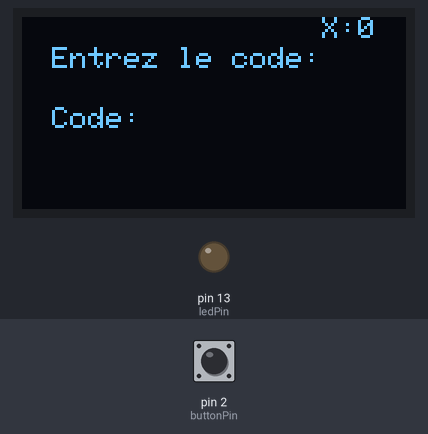
A sketch run on a simulated Arduino Uno, built with avr-gcc and run on an emulated ATmega328P. Shown: 128×64 one-colour display, output pins drawn as LEDs (lit = HIGH). The inputs (shaded band) are chosen by the test bench; at power-on: pin 2 (buttonPin) HIGH. What the sketch prints to the serial monitor is not drawn.

Above: at 1.2 s.
1.3 s: pin 2 (buttonPin) pulled LOW for 0.15 s
At 2.5 s:
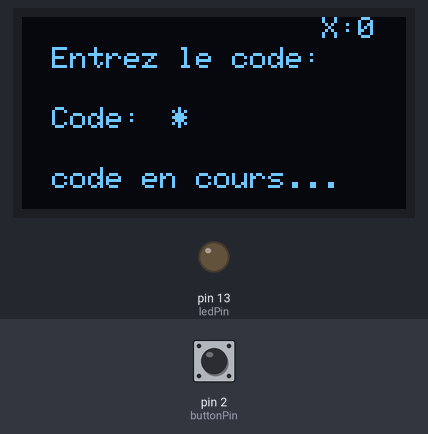
2.9 s: pin 2 (buttonPin) pulled LOW for 1 s
At 3.8 s:
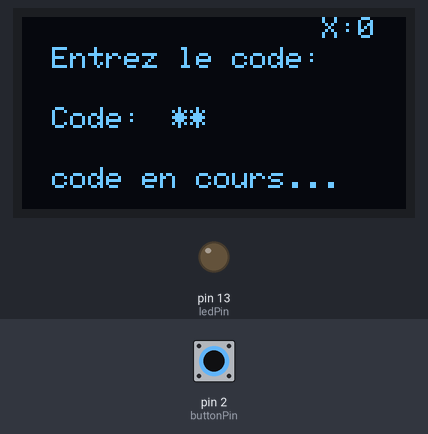
5.4 s: pin 2 (buttonPin) pulled LOW for 3.2 s
At 9.7 s:
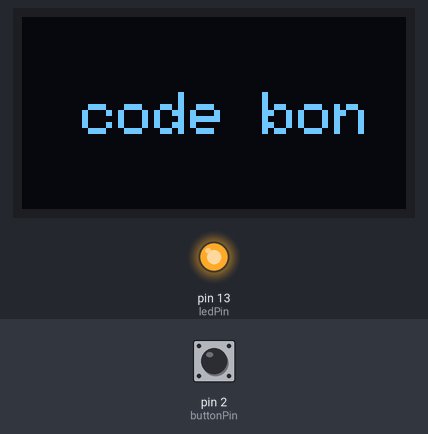
11.6 s: pin 2 (buttonPin) pulsed LOW 5 times (0.12 s each, 0.3 s apart)
At 13.7 s:
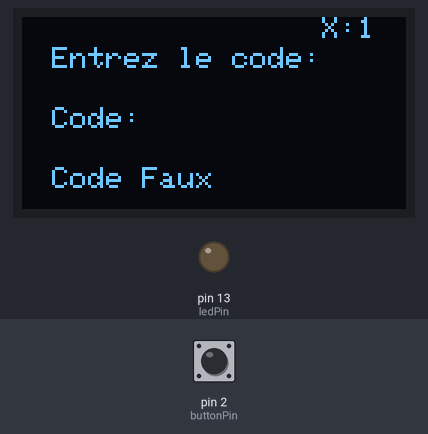
14.6 s: pin 2 (buttonPin) pulled LOW for 1 s
At 16.0 s:
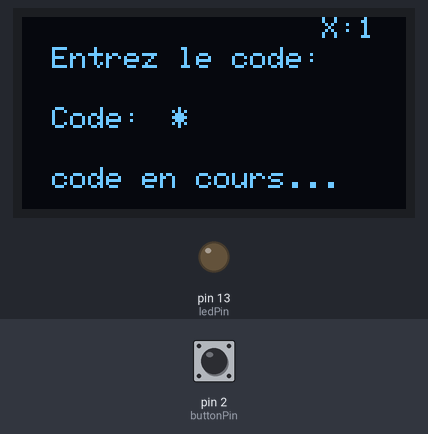
17.1 s: pin 2 (buttonPin) pulled LOW for 0.15 s
At 18.4 s:
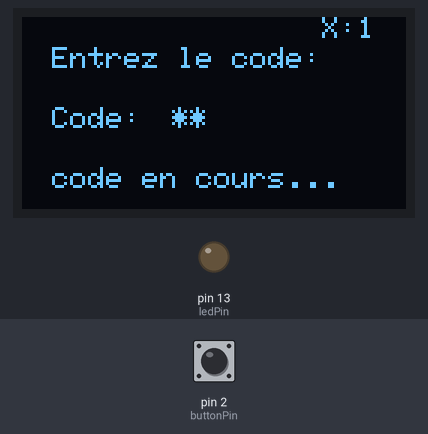
Timing chart, 0 to 20.1 s (numbered marks = the images above; inputs shaded):
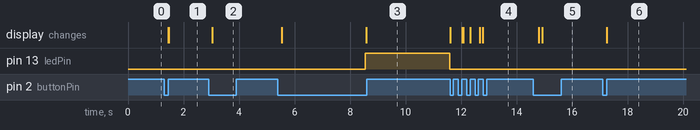

The sketch:

ecron_bouton.ino
```cpp
#include <Adafruit_GFX.h>
#include <Adafruit_SSD1306.h>
#include <SPI.h>

// OLED config
#define SCREEN_WIDTH 128
#define SCREEN_HEIGHT 64
#define OLED_DC     9
#define OLED_CS     10
#define OLED_RESET  8
Adafruit_SSD1306 display(SCREEN_WIDTH, SCREEN_HEIGHT, &SPI, OLED_DC, OLED_RESET, OLED_CS);

// Bouton & LED
const int buttonPin = 2;
const int ledPin = 13;

int buttonState = HIGH;
int lastButtonState = HIGH;
int pressCount = 0;
unsigned long buttonPressStartTime = 0;
unsigned long codeStartTime = 0;
bool codeValid = false;
unsigned long debounceDelay = 50;
unsigned long lastDebounceTime = 0;
int failedAttempts = 0;

void setup() {
  Serial.begin(9600);
  pinMode(buttonPin, INPUT_PULLUP);
  pinMode(ledPin, OUTPUT);

  display.begin();
  display.setTextColor(WHITE);
  resetDisplay("");
  Serial.println("Système prêt. Entrez le code.");
}

void loop() {
  if (codeValid) {
    // Remise à zéro des échecs quand code est bon
    failedAttempts = 0;

    delay(3000);
    digitalWrite(ledPin, LOW);
    codeValid = false;
    resetDisplay("");
    return;
  }

  // Si trop d'échecs, alerte intrusion
  if (failedAttempts >= 3) {
    intrusionAlert();
    failedAttempts = 0;  // Remise à zéro après alerte
    resetDisplay("");
    return;
  }

  int reading = digitalRead(buttonPin);
  Serial.print("Lecture bouton : ");
  Serial.println(reading);

  if (reading != lastButtonState) {
    lastDebounceTime = millis();
  }

  if ((millis() - lastDebounceTime) > debounceDelay) {
    if (reading != buttonState) {
      buttonState = reading;

      if (buttonState == LOW) {
        pressCount++;
        Serial.print("Pression n°");
        Serial.println(pressCount);

        if (pressCount == 1) {
          codeStartTime = millis();
          // Affiche "code en cours..." en bas dès la 1ère pression
          display.setCursor(10, 50);
          display.print("code en cours...");
          display.display();
        }

        display.setCursor(50 + (pressCount - 1) * 6, 30);
        display.print("*");
        display.display();

        if (pressCount == 3) {
          buttonPressStartTime = millis();
          Serial.println("Maintenez 3 sec...");
        }
      }
    }

    if (pressCount == 3 && buttonState == LOW) {
      if (millis() - buttonPressStartTime >= 3000) {
        codeValid = true;
        digitalWrite(ledPin, HIGH);
        Serial.println("Code correct !");

        display.clearDisplay();
        display.setTextSize(2);
        display.setCursor(20, 25);
        display.println("code bon");
        display.display();
      }
    }

    if (pressCount == 3 && buttonState == HIGH && !codeValid) {
      Serial.println("Code faux. Recommencer.");
      failedAttempts++;
      resetDisplay("Code Faux");
    }
  }

  if (pressCount > 0 && !codeValid && millis() - codeStartTime > 10000) {
    Serial.println("Temps écoulé. Recommencer.");
    failedAttempts++;
    resetDisplay("Trop lent !");
  }

  lastButtonState = reading;
}

void resetDisplay(const char* message) {
  pressCount = 0;
  buttonPressStartTime = 0;
  codeStartTime = 0;

  display.clearDisplay();
  display.setTextSize(1);
  display.setCursor(10, 10);
  display.println("Entrez le code:");
  display.setCursor(10, 30);
  display.print("Code: ");

  if (strlen(message) > 0) {
    display.setCursor(10, 50);
    display.print(message);
  } else {
    // Efface la ligne du bas si pas de message
    display.setCursor(10, 50);
    display.print("               ");
  }

  display.setCursor(100, 0);
  display.print("X:");
  display.print(failedAttempts);

  display.display();

  if (strlen(message) > 0) {
    delay(2000);
    display.fillRect(0, 50, SCREEN_WIDTH, 14, BLACK);
    display.display();
  }
}

// Affiche message intrusion clignotant pendant 5 secondes
void intrusionAlert() {
  unsigned long startTime = millis();
  bool showMessage = true;

  while (millis() - startTime < 5000) {
    display.clearDisplay();
    if (showMessage) {
      display.setTextSize(1);
      display.setCursor(5, 25);
      display.println("Tentative");
      display.setCursor(10, 50);
      display.println("d'intrusion");
    }
    display.display();
    showMessage = !showMessage;
    delay(500);
  }
}
```

Measured:
- after the input at 1.3 s, the display: first changes after 0.14 s (image 1 shows a later state)
- after the input at 2.9 s, the display: changes after 0.14 s (image 2)
- after the input at 5.4 s, pin 13 (ledPin): LOW → HIGH after 3.1 s, → LOW 3.0 s later; the display: first changes after 0.13 s (image 3 shows a later state)
- after the input at 11.6 s, the display: first differs from a run without the input after 0.45 s (image 4 shows a later state)
- after the input at 14.6 s, the display: first differs from a run without the input after 0.33 s (image 5)
- after the input at 17.1 s, the display: changes after 0.14 s (image 6)
